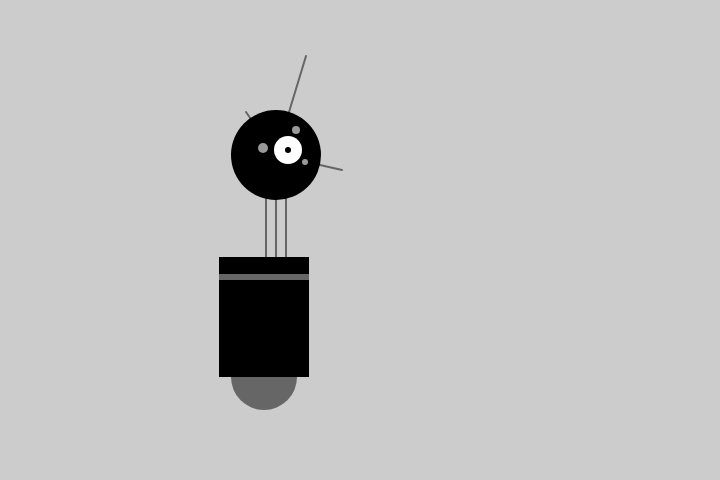
Frame 1 (no input)
Frame 60 (no input): identical to frame 1, image omitted
Frame 120 (the mouse pressed at the canvas centre since frame 60): identical to frame 1, image omitted

The p5.js sketch that drew this single still picture (run headless with seeded random() and noise() and a simulated clock; from frame 60 on, the mouse is pressed at the canvas centre):

// p5.js sketch
// ── sketch.js
function setup() {
	createCanvas(720, 480);
	strokeWeight(2);
	ellipseMode(RADIUS);
}

function draw() {
	background(204);
	
	// Neck
	stroke(102);
	line(266, 257, 266, 162);
	line(276, 257, 276, 162);
	line(286, 257, 286, 162);
	
	// Antennae
	line(276, 155, 246, 112);
	line(276, 155, 306, 56);
	line(276, 155, 342, 170);
	
	// Body
	noStroke();
	fill(102);
	ellipse(264, 377, 33, 33);
	fill(0);
	rect(219, 257, 90, 120);
	fill(102);
	rect(219, 274, 90, 6);
	
	// Head
	fill(0);
	ellipse(276, 155, 45, 45);
	fill(255);
	ellipse(288, 150, 14, 14);
	fill(0);
	ellipse(288, 150, 3, 3);
	fill(153);
	ellipse(263, 148, 5, 5);
	ellipse(296, 130, 4, 4);
	ellipse(305, 162, 3, 3);
}
// ── sketch.html
<!DOCTYPE HTML>
<html>
<head>
<meta charset="utf-8">
<title>Testing</title>
<script src="https://cdnjs.cloudflare.com/ajax/libs/p5.js/0.6.0/p5.js" type="text/javascript"></script>
<script src="sketch.js" type="text/javascript"></script>
</head>

<body>

</body>
</html>
